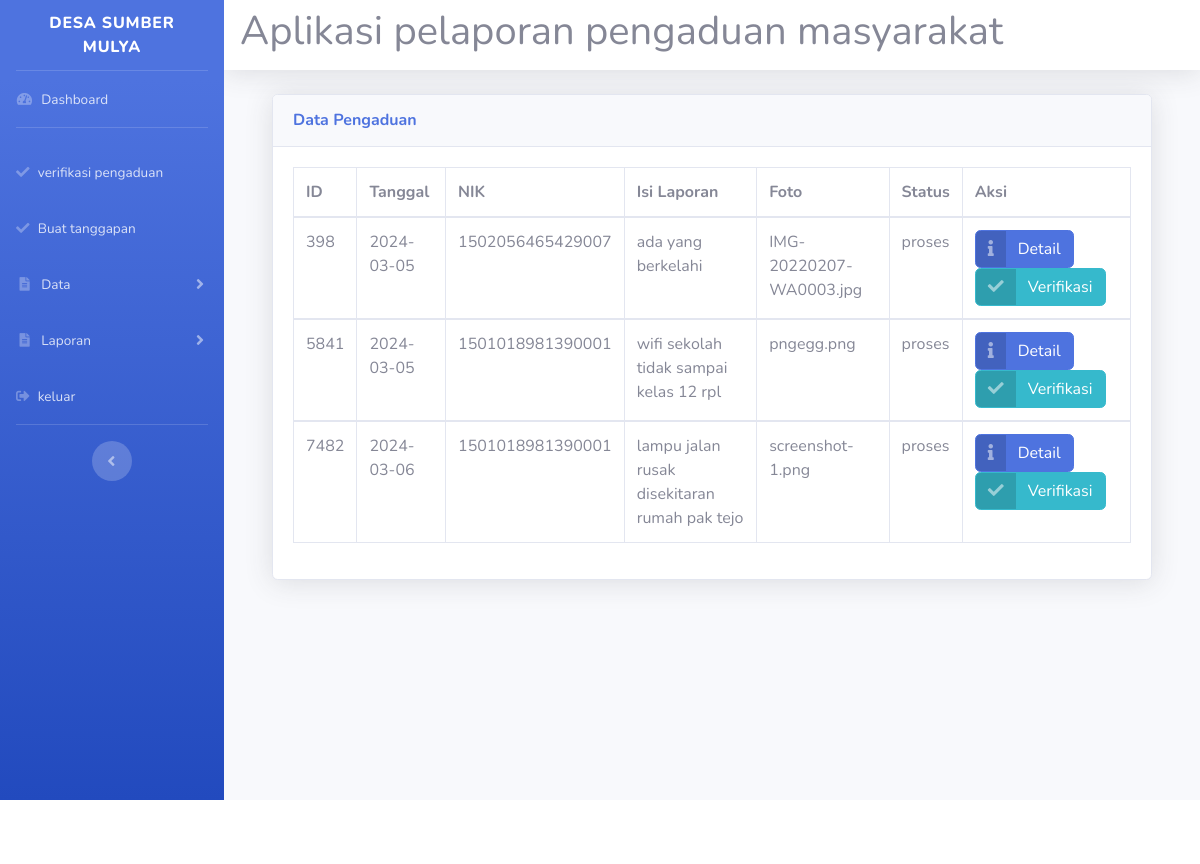
The page /admin/admin.php?url=verifikasi_pengaduan (signed in) on the database its author committed.
### tables this page shows
CREATE TABLE `pengaduan` (
  `id_pengaduan` int(11) NOT NULL,
  `tgl_pengaduan` date NOT NULL,
  `nik` char(16) NOT NULL,
  `isi_laporan` text NOT NULL,
  `foto` varchar(255) NOT NULL,
  `status` enum('0','proses','selesai') NOT NULL
);

### admin/verifikasi_pengaduan.php (the view, shortened to what this page needs)
<!DOCTYPE html>
<html lang="en">
<head>
  <link href="../vendor/fontawesome-free/css/all.min.css" rel="stylesheet" type="text/css">
  <link href="../css/sb-admin-2.min.css" rel="stylesheet">
  <link href="../vendor/datatables/dataTables.bootstrap4.min.css" rel="stylesheet">
</head>
        <div class="container-fluid">
          <div class="card shadow mb-4">
            <div class="card-header py-3">
              <h6 class="m-0 font-weight-bold text-primary">Data Pengaduan</h6>
            </div>
            <div class="card-body">
              <div class="table-responsive">
                <table class="table table-bordered" id="dataTable" width="100%" cellspacing="0">
                  <thead>
                    <tr>
                      <th>ID</th>
                      <th>Tanggal</th>
                      <th>NIK</th>
                      <th>Isi Laporan</th>
                      <th>Foto</th>
                      <th>Status</th>
                      <th>Aksi</th>
                    </tr>
                  </thead>
                  <?php
                    $sql=mysql_query("Select * from pengaduan where status='proses'");
                    while ($data=mysql_fetch_array($sql)) {
                      ?>
                  <tbody>
                    <tr>
                      <td><?php echo $data['id_pengaduan']; ?></td>
                      <td><?php echo $data['tgl_pengaduan']; ?></td>
                      <td><?php echo $data['nik']; ?></td>
                      <td><?php echo $data['isi_laporan']; ?></td>
                      <td><?php echo $data['foto']; ?></td>
                      <td><?php echo $data['status']; ?></td>
                      <td>
                      <a href="?url=detail_pengaduan&id=<?php echo $data['id_pengaduan']; ?>" class="btn btn-primary btn-icon-split">
                          <span class="icon text-white-50">
                            <i class="fas fa-info"></i>
                          </span>
                          <span class="text">Detail</span>
                      </a>
                      <a href="?url=tanggapan&id=<?php echo $data['id_pengaduan']; ?>" class="btn btn-info btn-icon-split">
                          <span class="icon text-white-50">
                            <i class="fas fa-check"></i>
                          </span>
                          <span class="text">Verifikasi</span>
                      </a>
                     </td>
                    </tr>
                  </tbody>
                <?php } ?>
                </table>
              </div>
            </div>
          </div>
        </div>
      </div>
    </div>
  </div>
</body>
</html>

### rows shown on the page
pengaduan: id_pengaduan "398", tgl_pengaduan "2024-03-05", nik "1502056465429007", isi_laporan "ada yang berkelahi", foto "IMG-20220207-WA0003.jpg", status "proses"
pengaduan: id_pengaduan "5841", tgl_pengaduan "2024-03-05", nik "1501018981390001", isi_laporan "wifi sekolah tidak sampai kelas 12 rpl", foto "pngegg.png", status "proses"
pengaduan: id_pengaduan "7482", tgl_pengaduan "2024-03-06", nik "1501018981390001", isi_laporan "lampu jalan rusak disekitaran rumah pak tejo", foto "screenshot-1.png", status "proses"
